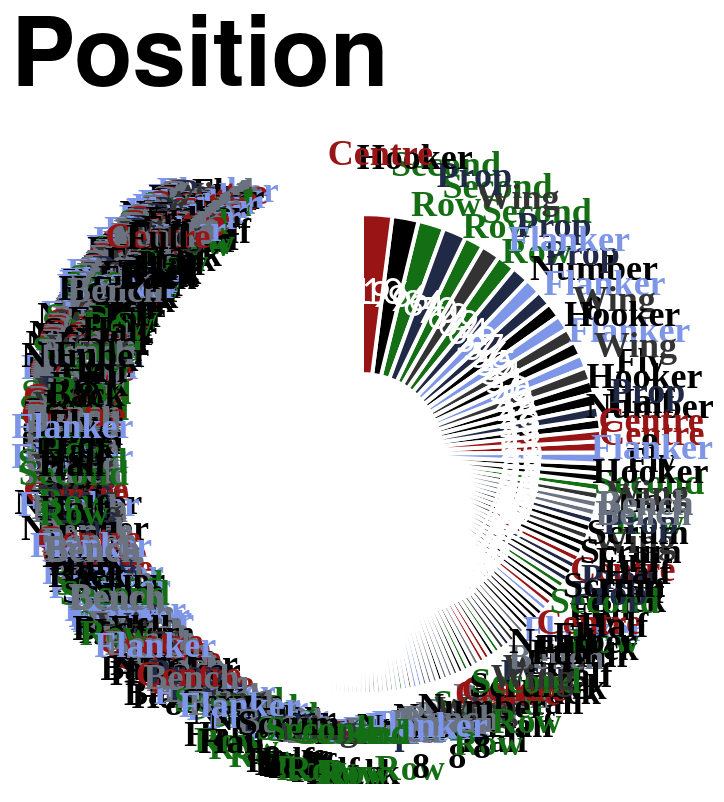

Write a Vega-Lite specification for this figure.
### Vega-Lite specification from a JSON file in a GitHub repository (floating-point values rounded to 4 significant figures; data arrays with more than 128 entries replaced by an {"elided": "..."} marker saying what was removed)
{"config": {"axis": {"labelFont": "PT Sans Narrow, Helvetica Neue, Helvetica, Arial, sans-serif", "titleFont": "PT Sans Narrow, Helvetica Neue, Helvetica, Arial, sans-serif", "labelFontSize": 13, "titleFontSize": 24, "gridColor": "#202947", "gridOpacity": 0.2, "zindex": 1}, "text": {"font": "Lato, sans-serif"}, "bar": {"cornerRadiusEnd": 5}, "header": {"labelFont": "PT Sans Narrow, Helvetica Neue, Helvetica, Arial, sans-serif", "titleFont": "PT Sans Narrow, Helvetica Neue, Helvetica, Arial, sans-serif", "labelFontSize": 24, "titleFontSize": 28, "labelFontWeight": "bold", "orient": "left"}, "legend": {"labelFont": "PT Sans Narrow, Helvetica Neue, Helvetica, Arial, sans-serif", "titleFont": "PT Sans Narrow, Helvetica Neue, Helvetica, Arial, sans-serif", "labelFontSize": 14, "titleFontSize": 16, "titlePadding": 5, "fillColor": "white", "strokeColor": "black", "padding": 10, "titleFontWeight": "lighter", "titleFontStyle": "italic", "titleColor": "gray", "offset": 10}, "title": {"font": "PT Sans Narrow, Helvetica Neue, Helvetica, Arial, sans-serif", "fontSize": 48, "fontWeight": "bold", "anchor": "start", "align": "center", "titlePadding": 20, "subtitlePadding": 10, "subtitleFontSize": 13, "subtitleColor": "", "subtitleFontStyle": "italic", "offset": 15, "color": "black"}, "axisX": {"labelAngle": 0}, "facet": {"title": null, "header": null, "align": {"row": "each", "column": "each"}, "spacing": 10}, "resolve": {"scale": {"y": "independent", "facet": "independent"}}, "background": "transparent", "scale": {"offsetBandPaddingOuter": 0.2, "offsetBandPaddingInner": 0.1}, "view": {"stroke": null, "background": "transparent"}}, "layer": [{"mark": {"type": "arc", "innerRadius": 40, "outerRadius": 120, "stroke": "#ffffff", "strokeWidth": 2}, "encoding": {"color": {"field": "position", "legend": null, "scale": {"domain": ["Prop", "Flanker", "Second Row", "Centre", "Wing", "Fly Half", "Hooker", "Scrum Half", "Full Back", "Number 8", "Bench"], "range": ["#202946", "#7d96e8", "#146f14", "#991515", "#333333", "#000000", "#000000", "#000000", "#000000", "#000000", "#6b7280"]}, "sort": {"field": "sort_order", "op": "min", "order": "ascending"}, "type": "nominal"}, "order": {"field": "appearances", "sort": "ascending", "type": "quantitative"}, "theta": {"field": "appearances", "sort": "descending", "stack": true, "title": "Appearances", "type": "quantitative"}, "tooltip": [{"field": "player", "title": "Player", "type": "nominal"}, {"field": "position", "title": "Position", "type": "nominal"}, {"field": "appearances", "title": "Appearances", "type": "quantitative"}]}}, {"mark": {"type": "text", "dy": -5, "font": "PT Sans Narrow", "fontSize": 18, "fontWeight": "bold", "radius": 145}, "encoding": {"color": {"field": "position", "legend": null, "scale": {"domain": ["Prop", "Flanker", "Second Row", "Centre", "Wing", "Fly Half", "Hooker", "Scrum Half", "Full Back", "Number 8", "Bench"], "range": ["#202946", "#7d96e8", "#146f14", "#991515", "#333333", "#000000", "#000000", "#000000", "#000000", "#000000", "#6b7280"]}, "type": "nominal"}, "opacity": {"condition": {"test": "datum.appearances > 2", "value": 1}, "value": 0}, "order": {"field": "appearances", "sort": "ascending", "type": "quantitative"}, "text": {"field": "position_label", "type": "nominal"}, "theta": {"field": "appearances", "sort": "descending", "stack": true, "title": "Appearances", "type": "quantitative"}}, "transform": [{"calculate": "split(datum.position, ' ')", "as": "position_label"}]}, {"mark": {"type": "text", "color": "white", "fontSize": 18, "radius": 80}, "encoding": {"order": {"field": "appearances", "sort": "ascending", "type": "quantitative"}, "text": {"field": "appearances", "type": "nominal"}, "theta": {"field": "appearances", "sort": "descending", "stack": true, "title": "Appearances", "type": "quantitative"}}}], "data": {"name": "data-2eb192a8a8f568e9ed76f814af9ffd40"}, "height": 300, "resolve": {"scale": {"color": "shared"}}, "title": "Position", "width": 300, "$schema": "https://vega.github.io/schema/vega-lite/v5.20.1.json", "datasets": {"data-2eb192a8a8f568e9ed76f814af9ffd40": {"elided": "770 records"}}}
